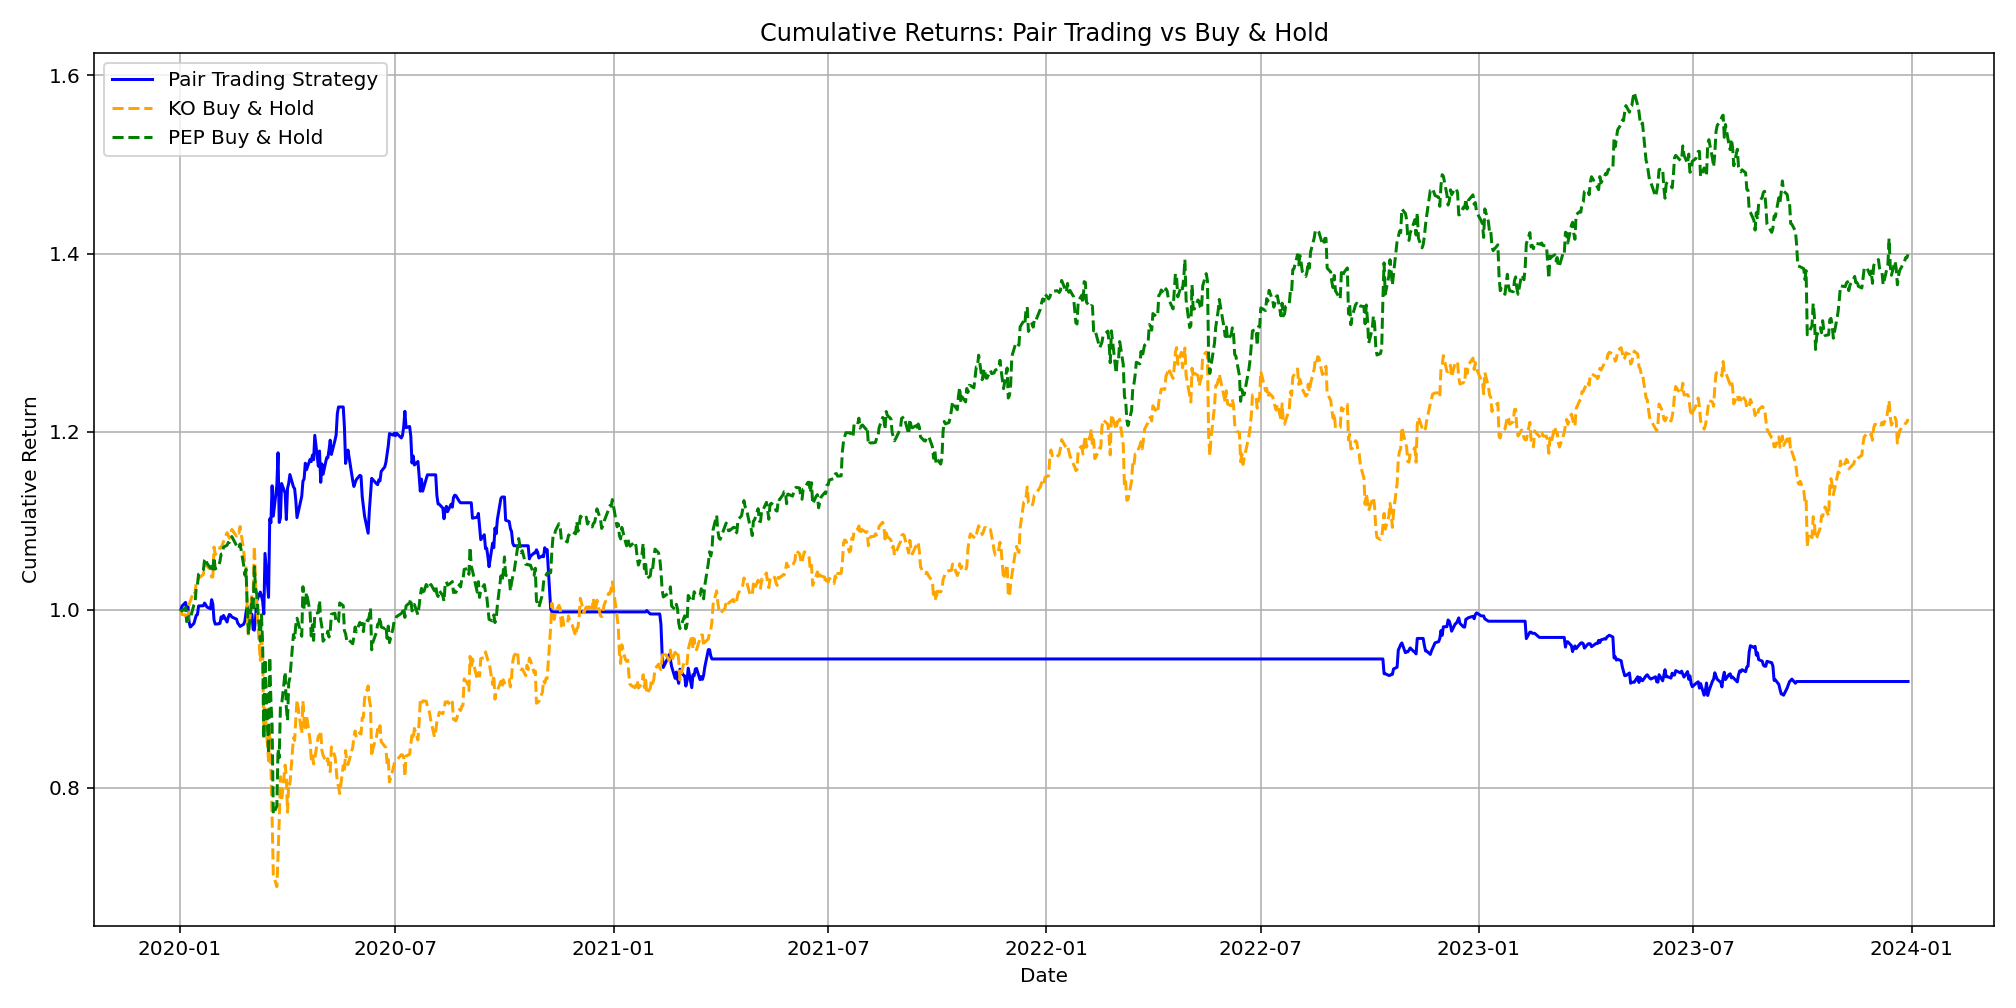

This chart was generated by the following Python code:
import yfinance as yf
import pandas as pd
import numpy as np
import matplotlib.pyplot as plt

# === Step 1: Download data ===
tickers = ['KO', 'PEP']
data = yf.download(tickers, start='2020-01-01', end='2024-01-01')['Close']

# === Step 2: Calculate Spread and Z-Score ===
data['spread'] = data['KO'] - data['PEP']
data['zscore'] = (data['spread'] - data['spread'].mean()) / data['spread'].std()

# === Step 3: Generate Trading Signals ===
data['position_KO'] = 0
data['position_PEP'] = 0

# Long KO, Short PEP when zscore < -1
data.loc[data['zscore'] < -1, ['position_KO', 'position_PEP']] = [1, -1]

# Short KO, Long PEP when zscore > 1
data.loc[data['zscore'] > 1, ['position_KO', 'position_PEP']] = [-1, 1]

# Exit both when zscore between -0.5 and 0.5
data.loc[(data['zscore'] > -0.5) & (data['zscore'] < 0.5), ['position_KO', 'position_PEP']] = [0, 0]

# Forward-fill the positions
data[['position_KO', 'position_PEP']] = data[['position_KO', 'position_PEP']].ffill()

# === Step 4: Calculate Strategy Returns ===
data['returns_KO'] = data['KO'].pct_change()
data['returns_PEP'] = data['PEP'].pct_change()

# Daily strategy return
data['strategy_returns'] = data['position_KO'] * data['returns_KO'] + data['position_PEP'] * data['returns_PEP']
data['cumulative_returns'] = (1 + data['strategy_returns'].fillna(0)).cumprod()

# === Step 5: Plot Cumulative Returns ===
plt.figure(figsize=(14, 7))
plt.plot(data.index, data['cumulative_returns'], label='Pair Trading Strategy', color='blue')
plt.plot(data.index, (1 + data['returns_KO'].fillna(0)).cumprod(), label='KO Buy & Hold', linestyle='--', color='orange')
plt.plot(data.index, (1 + data['returns_PEP'].fillna(0)).cumprod(), label='PEP Buy & Hold', linestyle='--', color='green')
plt.title('Cumulative Returns: Pair Trading vs Buy & Hold')
plt.xlabel('Date')
plt.ylabel('Cumulative Return')
plt.grid(True)
plt.legend()
plt.tight_layout()
plt.savefig("Cumulative_Returns.png")
plt.show()
